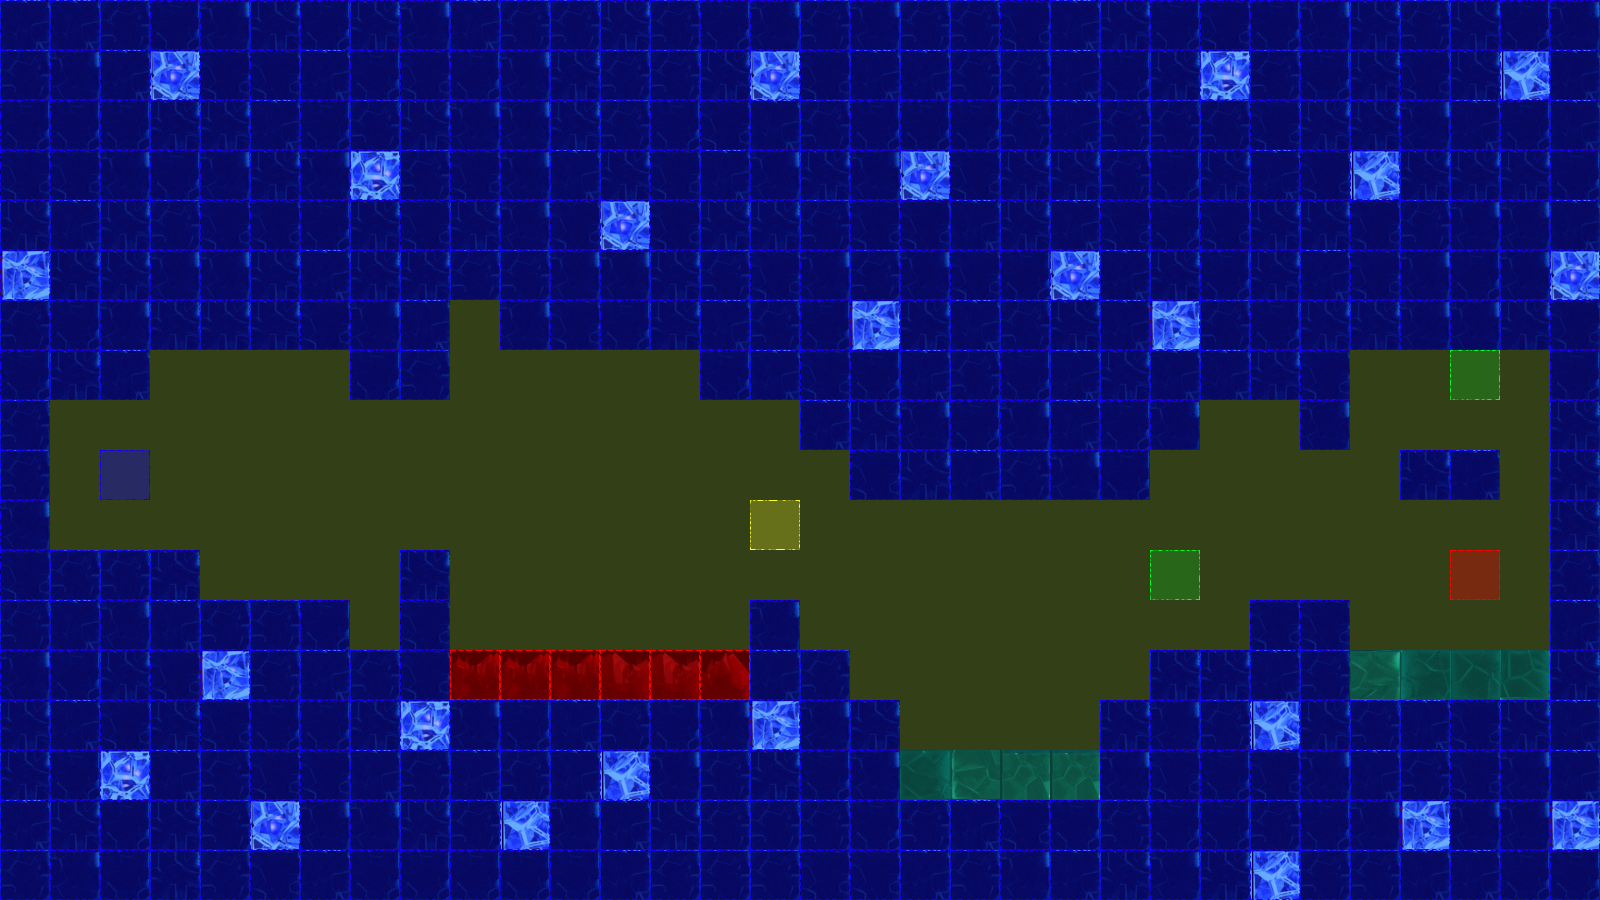

A level layout from a 2D game, rendered from its tile map. Below: a short description, then the map file with tile-grid data replaced by summaries:
An orthogonal 32x18 tile map with 50x50 px tiles, 3 tile layers (terrain, collision, event), 2 tilesets.

<map version="1.0" orientation="orthogonal" renderorder="left-up" width="32" height="18" tilewidth="50" tileheight="50" nextobjectid="3">
 <tileset firstgid="1" name="frozenPlainsTile" tilewidth="50" tileheight="50" tilecount="50" columns="10">
  <image source="tiles/iceTile.png" width="500" height="251" />
 </tileset>
 <tileset firstgid="51" name="collisionTile" tilewidth="50" tileheight="50" tilecount="12" columns="3">
  <image source="tiles/collisionTile.png" width="150" height="200" />
 </tileset>
 <layer name="terrain" width="32" height="18">
  <data>[576 cells, 433 non-empty, 20 distinct tile ids]</data>
 </layer>
 <layer name="collision" width="32" height="18">
  <data>[576 cells, 576 non-empty, 4 distinct tile ids]</data>
 </layer>
 <layer name="event" width="32" height="18">
  <data>[576 cells, 5 non-empty, 4 distinct tile ids]</data>
 </layer>
</map>
